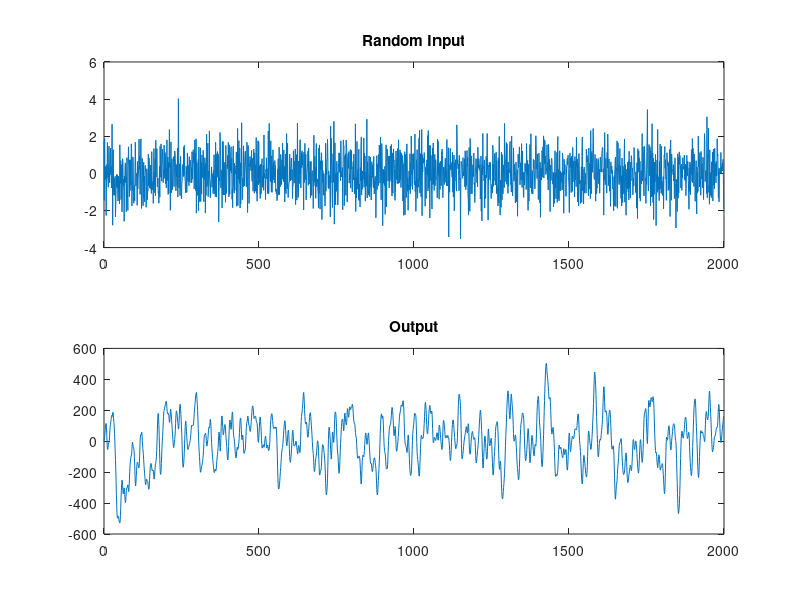
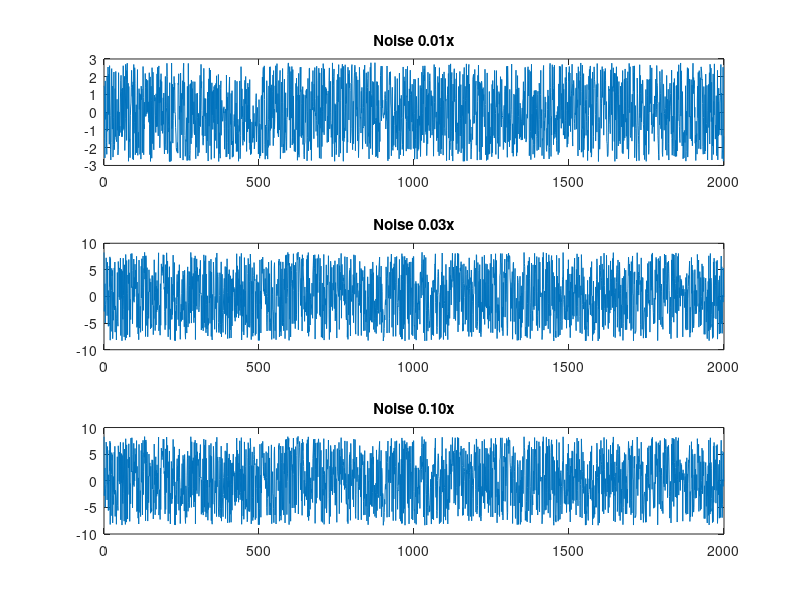

The MATLAB source for these figures, in order: (Note: this script raises an error after producing the figures.)
close all; clear all; clc;
warning('off','all')
% Create the transfer function and simulate the system
num = [0 9 6 6];
den = [1 -1.98 1.284 -0.272];
sys = filt(num, den, 1);

T = 1;
t = 0:T:1999;
n = length(t);

graphCount = 0;

% 1. Generate a zero-mean unit-variance random input, obtain output by
% simulation
rand_input = randn(n,1);
rand_output = lsim(sys, rand_input, t);


input_mean = mean(rand_input)
input_variance = var(rand_input)
output_variance = var(rand_output)

figure(1)
hold on; grid on;
subplot(2,1,1);
plot(t,rand_input);
title("Random Input");
subplot(2,1,2);
plot(t,rand_output);
title("Output");
graphCount = graphCount + 1;

% 2. Create zero-mean noise with standard deviations equivales of 0.01, 0.03
% and 0.10 the standard deviation of the noise free output
noise = (rand(n,1) - 0.5);
dev = std(rand_output);
noise_1 = ((dev * 0.01) / std(noise)) * (rand(n,1) - 0.5);
noise_2 = ((dev * 0.03) / std(noise)) * (rand(n,1) - 0.5);
noise_3 = ((dev * 0.10) / std(noise)) * (rand(n,1) - 0.5);

output_1 = rand_output + noise_1;
output_2 = rand_output + noise_2;
output_3 = rand_output + noise_3;

output_std = std(rand_output)
noise_1_std = std(noise_1)
noise_2_std = std(noise_2)
noise_3_std = std(noise_3)

figure(2)
hold on; grid on;
subplot(3,1,1);
plot(t,noise_1);
title("Noise 0.01x");
subplot(3,1,2);
plot(t,noise_2);
title("Noise 0.03x");
subplot(3,1,3);
plot(t,noise_2);
title("Noise 0.10x");
graphCount = graphCount + 1;

% 3. Using a recursive data-collection least squares algorithm, identify
% the system parameters under each noise

[theta_RLS, cond_num_RLS] =     RecursiveLeastSquares(rand_input, rand_output, t, graphCount);
graphCount = graphCount + 2;
[theta_RLS_1, cond_num_RLS_1] = RecursiveLeastSquares(rand_input, output_1, t, graphCount);
graphCount = graphCount + 2;
[theta_RLS_2, cond_num_RLS_2] = RecursiveLeastSquares(rand_input, output_2, t, graphCount);
graphCount = graphCount + 2;
[theta_RLS_3, cond_num_RLS_3] = RecursiveLeastSquares(rand_input, output_3, t, graphCount);
graphCount = graphCount + 2;

% 4. Using a recursive data collection least squares algorithm with
% forgetting factor, estimate the parameters under each noise

lambda = [0.9, 0.99, 1];
[theta, cond_num] = RLS_forgetting_V2(rand_input, rand_output, lambda, t, graphCount);
graphCount = graphCount + 6;
[theta_forget_1, cond_num_forget_1] = RLS_forgetting_V2(rand_input, output_1, lambda, t, graphCount);
graphCount = graphCount + 6;
[theta_forget_2, cond_num_forget_2] = RLS_forgetting_V2(rand_input, output_2, lambda, t, graphCount);
graphCount = graphCount + 6;
[theta_forget_3, cond_num_forget_3] = RLS_forgetting_V2(rand_input, output_3, lambda, t, graphCount);
graphCount = graphCount + 6;

% 5. Using an unbiased method from the MATLAB toolbox (IV4 method),
% identify the parameters at the three different noise levels

data = iddata(rand_output, rand_input, T);
sys_0 = iv4(data, [ 3, 3, 1]);

data_1 = iddata(output_1, rand_input, T);
sys_1 = iv4(data_1, [ 3, 3, 1]);

data_2 = iddata(output_2, rand_input, T);
sys_2 = iv4(data_2, [ 3, 3, 1]);

data_3 = iddata(output_3, rand_input, T);
sys_3 = iv4(data_3, [ 3, 3, 1]);
